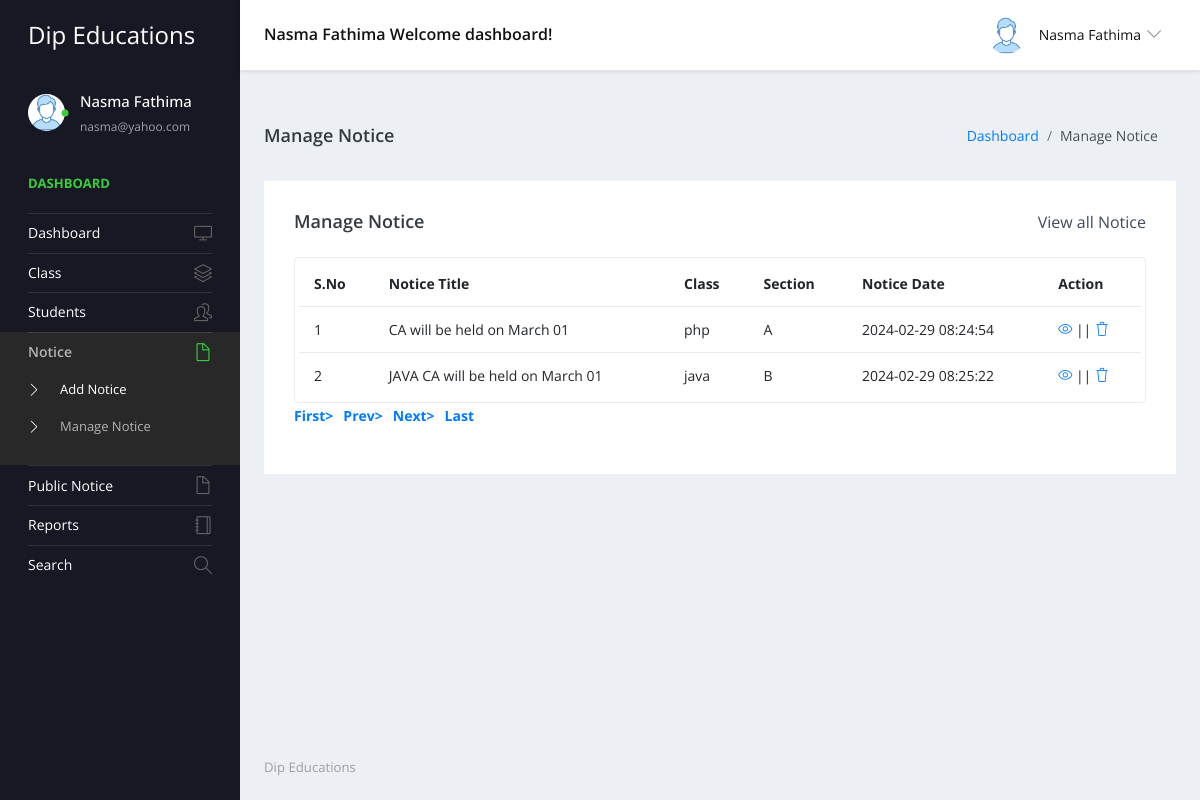
/admin/manage-notice.php (signed in), run on the app's committed database.
### tables this page shows
CREATE TABLE `tblnotice` (
  `ID` int(5) NOT NULL,
  `NoticeTitle` mediumtext DEFAULT NULL,
  `ClassId` int(10) DEFAULT NULL,
  `NoticeMsg` mediumtext DEFAULT NULL,
  `CreationDate` timestamp NULL DEFAULT current_timestamp()
);

CREATE TABLE `tblclass` (
  `ID` int(5) NOT NULL,
  `ClassName` varchar(50) DEFAULT NULL,
  `Section` varchar(20) DEFAULT NULL,
  `CreationDate` timestamp NULL DEFAULT current_timestamp()
);

### admin/manage-notice.php (the view, shortened to what this page needs)
<?php
include('includes/dbconnection.php');
if (strlen($_SESSION['sturecmsaid']==0)) {
  header('location:logout.php');
  } else{
?>
<!DOCTYPE html>
<html lang="en">
  <head>
    <link rel="stylesheet" href="vendors/simple-line-icons/css/simple-line-icons.css">
    <link rel="stylesheet" href="vendors/flag-icon-css/css/flag-icon.min.css">
    <link rel="stylesheet" href="vendors/css/vendor.bundle.base.css">
    <link rel="stylesheet" href="./vendors/daterangepicker/daterangepicker.css">
    <link rel="stylesheet" href="./vendors/chartist/chartist.min.css">
    <link rel="stylesheet" href="./css/style.css">
  </head>
  <body>
    <div class="container-scroller">
     <?php include_once('includes/header.php');?>
      <div class="container-fluid page-body-wrapper">
        <?php include_once('includes/sidebar.php');?>
        <div class="main-panel">
          <div class="content-wrapper">
             <div class="page-header">
              <h3 class="page-title"> Manage Notice </h3>
              <nav aria-label="breadcrumb">
                <ol class="breadcrumb">
                  <li class="breadcrumb-item"><a href="dashboard.php">Dashboard</a></li>
                  <li class="breadcrumb-item active" aria-current="page"> Manage Notice</li>
                </ol>
              </nav>
            </div>
            <div class="row">
              <div class="col-md-12 grid-margin stretch-card">
                <div class="card">
                  <div class="card-body">
                    <div class="d-sm-flex align-items-center mb-4">
                      <h4 class="card-title mb-sm-0">Manage Notice</h4>
                      <a href="#" class="text-dark ml-auto mb-3 mb-sm-0"> View all Notice</a>
                    </div>
                    <div class="table-responsive border rounded p-1">
                      <table class="table">
                        <thead>
                          <tr>
                            <th class="font-weight-bold">S.No</th>
                            <th class="font-weight-bold">Notice Title</th>
                            <th class="font-weight-bold">Class</th>
                            <th class="font-weight-bold">Section</th>
                            <th class="font-weight-bold">Notice Date</th>
                            <th class="font-weight-bold">Action</th>
                          </tr>
                        </thead>
                        <tbody>
                           <?php
                           if (isset($_GET['pageno'])) {
            $pageno = $_GET['pageno'];
        } else {
            $pageno = 1;
        }
        $no_of_records_per_page =15;
        $offset = ($pageno-1) * $no_of_records_per_page;
       $ret = "SELECT ID FROM tblnotice";
$query1 = $dbh -> prepare($ret);
$query1->execute();
$total_rows=$query1->rowCount();
$total_pages = ceil($total_rows / $no_of_records_per_page);
$sql="SELECT tblclass.ID,tblclass.ClassName,tblclass.Section,tblnotice.NoticeTitle,tblnotice.CreationDate,tblnotice.ClassId,tblnotice.ID as nid from tblnotice join tblclass on tblclass.ID=tblnotice.ClassId LIMIT $offset, $no_of_records_per_page";
$query = $dbh -> prepare($sql);
$query->execute();
$results=$query->fetchAll(PDO::FETCH_OBJ);
$cnt=1;
if($query->rowCount() > 0)
{
foreach($results as $row)
{               ?>
                          <tr>
                            <td><?php echo htmlentities($cnt);?></td>
                            <td><?php  echo htmlentities($row->NoticeTitle);?></td>
                            <td><?php  echo htmlentities($row->ClassName);?></td>
                            <td><?php  echo htmlentities($row->Section);?></td>
                            <td><?php  echo htmlentities($row->CreationDate);?></td>
                            <td>
                              <div><a href="edit-notice-detail.php?editid=<?php echo htmlentities ($row->ID);?>"><i class="icon-eye"></i></a>
                                                || <a href="manage-notice.php?delid=<?php echo ($row->ID);?>" onclick="return confirm('Do you really want to Delete ?');"> <i class="icon-trash"></i></a></div>
                            </td>
                          </tr><?php $cnt=$cnt+1;}} ?>
                        </tbody>
                      </table>
                    </div>
                   <div align="left">
    <ul class="pagination" >
        <li><a href="?pageno=1"><strong>First></strong></a></li>
        <li class="<?php if($pageno <= 1){ echo 'disabled'; } ?>">
            <a href="<?php if($pageno <= 1){ echo '#'; } else { echo "?pageno=".($pageno - 1); } ?>"><strong style="padding-left: 10px">Prev></strong></a>
        </li>
        <li class="<?php if($pageno >= $total_pages){ echo 'disabled'; } ?>">
            <a href="<?php if($pageno >= $total_pages){ echo '#'; } else { echo "?pageno=".($pageno + 1); } ?>"><strong style="padding-left: 10px">Next></strong></a>
        </li>
        <li><a href="?pageno=<?php echo $total_pages; ?>"><strong style="padding-left: 10px">Last</strong></a></li>
    </ul>
</div>
                  </div>
                </div>
              </div>
            </div>
          </div>
         <?php include_once('includes/footer.php');?>
        </div>
      </div>
    </div>
  </body>
</html><?php }  ?>

### admin/includes/header.php (shortened to what this page needs)
 <nav class="navbar default-layout-navbar col-lg-12 col-12 p-0 fixed-top d-flex flex-row">
        <div class="navbar-brand-wrapper d-flex align-items-center">
          <a class="navbar-brand brand-logo" href="dashboard.php">
            <strong style="color: white;">Dip Educations</strong>
          </a>
        </div><?php
         $aid= $_SESSION['sturecmsaid'];
$sql="SELECT * from tbladmin where ID=:aid";
$query = $dbh -> prepare($sql);
$query->bindParam(':aid',$aid,PDO::PARAM_STR);
$query->execute();
$results=$query->fetchAll(PDO::FETCH_OBJ);
$cnt=1;
if($query->rowCount() > 0)
{
foreach($results as $row)
{               ?>
        <div class="navbar-menu-wrapper d-flex align-items-center flex-grow-1">
          <h5 class="mb-0 font-weight-medium d-none d-lg-flex"><?php  echo htmlentities($row->AdminName);?> Welcome dashboard!</h5>
          <ul class="navbar-nav navbar-nav-right ml-auto">
            <li class="nav-item dropdown d-none d-xl-inline-flex user-dropdown">
              <a class="nav-link dropdown-toggle" id="UserDropdown" href="#" data-toggle="dropdown" aria-expanded="false">
                <img class="img-xs rounded-circle ml-2" src="images/faces/face8.jpg" alt="Profile image"> <span class="font-weight-normal"> <?php  echo htmlentities($row->AdminName);?> </span></a>
                <?php $cnt=$cnt+1;}} ?>
            </li>
          </ul>
        </div>
      </nav>

### admin/includes/sidebar.php (shortened to what this page needs)
<nav class="sidebar sidebar-offcanvas" id="sidebar">
          <ul class="nav">
            <li class="nav-item nav-profile">
              <a href="#" class="nav-link">
                <div class="profile-image">
                  <img class="img-xs rounded-circle" src="images/faces/face8.jpg" alt="profile image">
                  <div class="dot-indicator bg-success"></div>
                </div>
                <div class="text-wrapper">
                  <?php
         $aid= $_SESSION['sturecmsaid'];
$sql="SELECT * from tbladmin where ID=:aid";
$query = $dbh -> prepare($sql);
$query->bindParam(':aid',$aid,PDO::PARAM_STR);
$query->execute();
$results=$query->fetchAll(PDO::FETCH_OBJ);
$cnt=1;
if($query->rowCount() > 0)
{
foreach($results as $row)
{               ?>
                  <p class="profile-name"><?php  echo htmlentities($row->AdminName);?></p>
                  <p class="designation"><?php  echo htmlentities($row->Email);?></p><?php $cnt=$cnt+1;}} ?>
                </div>
              </a>
            </li>
            <li class="nav-item nav-category">
              <span class="nav-link">Dashboard</span>
            </li>
            <li class="nav-item">
              <a class="nav-link" href="dashboard.php">
                <span class="menu-title">Dashboard</span>
                <i class="icon-screen-desktop menu-icon"></i>
              </a>
            </li>
            <li class="nav-item">
              <a class="nav-link" data-toggle="collapse" href="#ui-basic" aria-expanded="false" aria-controls="ui-basic">
                <span class="menu-title">Class</span>
                <i class="icon-layers menu-icon"></i>
              </a>
            </li>
            <li class="nav-item">
              <a class="nav-link" data-toggle="collapse" href="#ui-basic1" aria-expanded="false" aria-controls="ui-basic1">
                <span class="menu-title">Students</span>
                <i class="icon-people menu-icon"></i>
              </a>
            </li>
            <li class="nav-item">
              <a class="nav-link" data-toggle="collapse" href="#auth" aria-expanded="false" aria-controls="auth">
                <span class="menu-title">Notice</span>
                <i class="icon-doc menu-icon"></i>
              </a>
              <div class="collapse" id="auth">
                <ul class="nav flex-column sub-menu">
                  <li class="nav-item"> <a class="nav-link" href="add-notice.php"> Add Notice </a></li>
                  <li class="nav-item"> <a class="nav-link" href="manage-notice.php"> Manage Notice </a></li>
                </ul>
              </div>
            </li>
            <li class="nav-item">
              <a class="nav-link" data-toggle="collapse" href="#auth1" aria-expanded="false" aria-controls="auth">
                <span class="menu-title">Public Notice</span>
                <i class="icon-doc menu-icon"></i>
              </a>
            </li>
              <li class="nav-item">
              <a class="nav-link" href="between-dates-reports.php">
                <span class="menu-title">Reports</span>
                <i class="icon-notebook menu-icon"></i>
              </a>
            </li>
            <li class="nav-item">
              <a class="nav-link" href="search.php">
                <span class="menu-title">Search</span>
                <i class="icon-magnifier menu-icon"></i>
              </a>
            </li>
          </ul>
        </nav>

### data on the page
tblnotice: NoticeTitle "CA will be held on March 01", ClassId.ClassName "php", ClassId.Section "A", CreationDate "2024-02-29 08:24:54"
tblnotice: NoticeTitle "JAVA CA will be held on March 01", ClassId.ClassName "java", ClassId.Section "B", CreationDate "2024-02-29 08:25:22"

### other printed values
$row->AdminName "Nasma Fathima"
$row->Email "nasma@yahoo.com"
